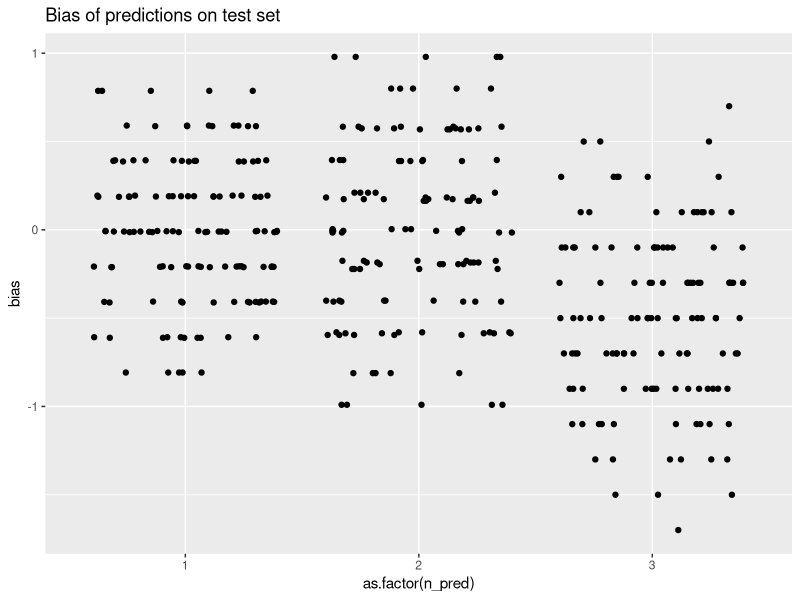
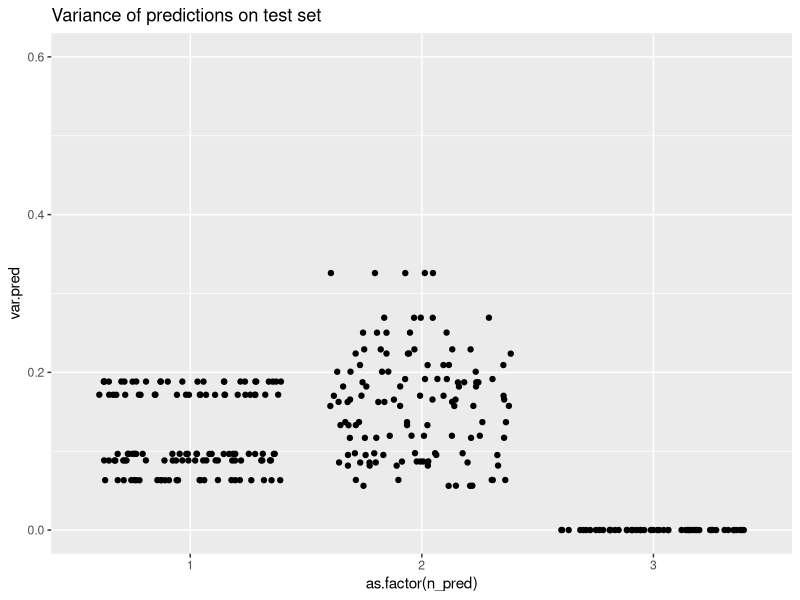
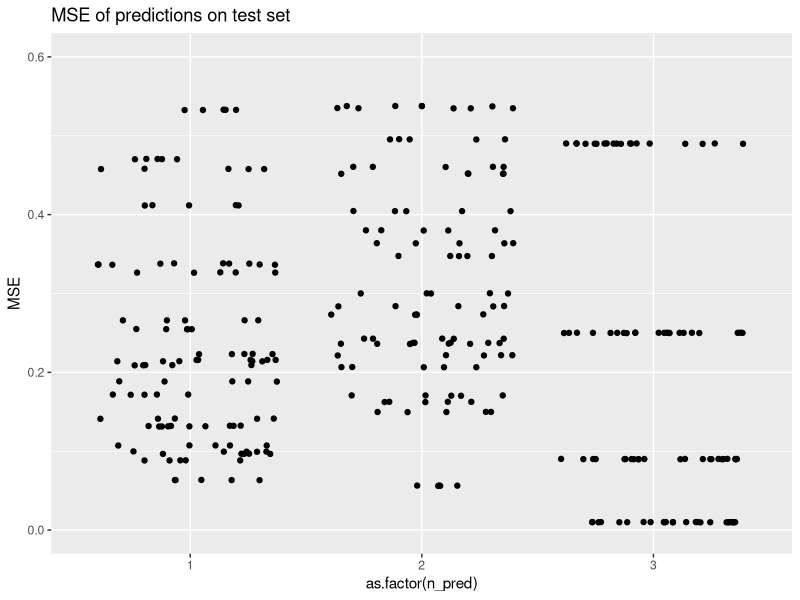

Reproduce these figures in R, in order. (Note: this script raises an error after producing the figures.)
# Matthew Reyers Homework 1 Question 1 
# Actually, was a good exercise in Tidyverse but just use his sample code here
# Actual submission will be in the Reg Bias and Var sim file

# Generating independent normal observations, n=20, p=19, sigma=6.

# Simulation of regression to compare linear models with different
#   numbers of variables.
# Model is E(Y) = 0 + 1 X1 + 1 X2 + e   with e~N(0,1)
# Three variables are measured: x1,x2,x3.  All are generated independent U(0,1)

# We fit 3 models: 
#   1: X1   2: X1, X2    3: X1, X2, X3
# We then compute predicted values at a small grid of points:
#  (.1,.3,.5,.7,.9)^3
# We compute the bias, variance, and MSE of the prediction at each X-combo
# We then summarize these results in plots and with summary statistics
# We also compute the model-based estimate of variance and estimate
#   its expectation as the average across simulations 


library(tidyverse)
set.seed(392039853)

reps <- 200 # Number of data sets
N <- 20      # Sample size

# Create test data
test <- expand.grid(x1 = c(.1,.3,.5,.7,.9), x2 = c(.1,.3,.5,.7,.9), x3=c(.1,.3,.5,.7,.9)) %>%
  as_tibble()
mu <- expand.grid(x1 = c(.1,.3,.5,.7,.9), x2 = c(.1,.3,.5,.7,.9), x3=c(.1,.3,.5,.7,.9)) %>%
  mutate(mu = x1 + x2) %>%
  pull(mu)

# Prepare for looping over reps
counter <- 1
# Matrix to save predictions: rows are replicates, 
#   columns are different X combinations times 3 (one for each model)
save.pred <- matrix(data=NA, ncol=3*nrow(test), nrow=reps)
# Matrix to save estimates of sigma^2
#   Rows are replicates, columns are different models 
save.sig <- matrix(data=NA, ncol=3, nrow=reps)

# Loop to generate data, analyze, and save results
data_set <- tibble(reps = 1:reps, N = N) %>%
  mutate(x1 = map(N, ~runif(n=.)),
         x2 = map(N, ~runif(n=.)),
         x3 = map(N, ~runif(n=.)),
         ep = map(N, ~rnorm(n=.)),
         y = pmap(list(x1, x2, ep), ~ ..1 + ..2 + ..3)
  ) %>%
  select(-ep)

reg_function <- function(data){
  lm(y ~ ., data = data)
}

data_set_2 <- data_set %>%
  mutate(data = pmap(list(x1, x2, x3, y), ~tibble( y = ..4, x1 = ..1, x2 = ..2, x3 = ..4)),
         number_predictors = list(1:3)) %>% # Fixes the naming, specifies eventual model size
  select(-x1, -x2, -x3, -y) %>% # Removes the old variables
  unnest(.preserve = data) %>% # Dont want to expand data
  mutate(to_model = map2(data, number_predictors, ~ select(.x, 1:(.y + 1))),
         model = map(to_model, reg_function))

pred_function <- function(model){
  predictions <- predict(model, newdata = test) %>% 
    as.data.frame() %>%
    mutate(id = 1) %>% 
    nest(-id) %>%
    pull(.)
}

# Generate predictions
data_set_preds <- data_set_2 %>%
  rowwise() %>%
  mutate(resid = sum(resid(model)^2),
         df = model$df.residual,
         sig1 = sum(resid(model)^2) / model$df.residual,
         predictions = pred_function(model)) # Figure out the problem here

# Estimate bias, variance, and MSE of predictions at each X-combo
data_set_summary <- data_set_preds %>%
  select(sig1, predictions, number_predictors) %>%
  unnest(.preserve = c(sig1, number_predictors)) %>%
  mutate(sample = (row_number() - 1) %% length(mu)) %>%
  group_by(sample, number_predictors) %>%
  summarize(mean.pred = mean(.),
            var.pred = var(.),
            n_pred = first(number_predictors)) %>%
  ungroup() %>%
  mutate(bias = mean.pred - rep(mu, times = 3),
         MSE = bias^2 + var.pred)

data_set_summary %>%
  ggplot(aes(x = as.factor(n_pred), y = bias)) +
  geom_jitter() + 
  ggtitle("Bias of predictions on test set")

data_set_summary %>%
  ggplot(aes(x = as.factor(n_pred), y = var.pred)) +
  geom_jitter() + 
  scale_y_continuous(limits = c(0, 0.6)) +
  ggtitle("Variance of predictions on test set")

data_set_summary %>%
  ggplot(aes(x = as.factor(n_pred), y = MSE)) +
  geom_jitter() + 
  scale_y_continuous(limits = c(0, 0.6)) +
  ggtitle("MSE of predictions on test set")

# Something is off, especially with the 3 predictor setting. Investigate

# Plots
# (May need to change "win.graph" to "x11" or "quartz")
windows(height=5, width=5.5, pointsize=15)
stripchart(bias ~ model, method="jitter", jitter=.1, vertical=TRUE, pch=20,
           main = "Bias of predictions on test set")
abline(h=0, lty="solid")

windows(height=5, width=5.5, pointsize=15)
stripchart(var ~ model, method="jitter", jitter=.1, vertical=TRUE, pch=20,
           main = "Variance of predictions on test set")

windows(height=5, width=5.5, pointsize=15)
stripchart(MSE ~ model, method="jitter", jitter=.1, vertical=TRUE, pch=20,
           main = "MSE (B^2+V) of predictions on test set")

# Summary statistics for variances and MSEs for prediction by model
mean(var[which(model==1)])
mean(var[which(model==2)])
mean(var[which(model==3)])
mean(MSE[which(model==1)])
mean(MSE[which(model==2)])
mean(MSE[which(model==3)])

# Mean of model-based estimates of variance 
apply(save.sig,MARGIN=2,FUN=mean) 


